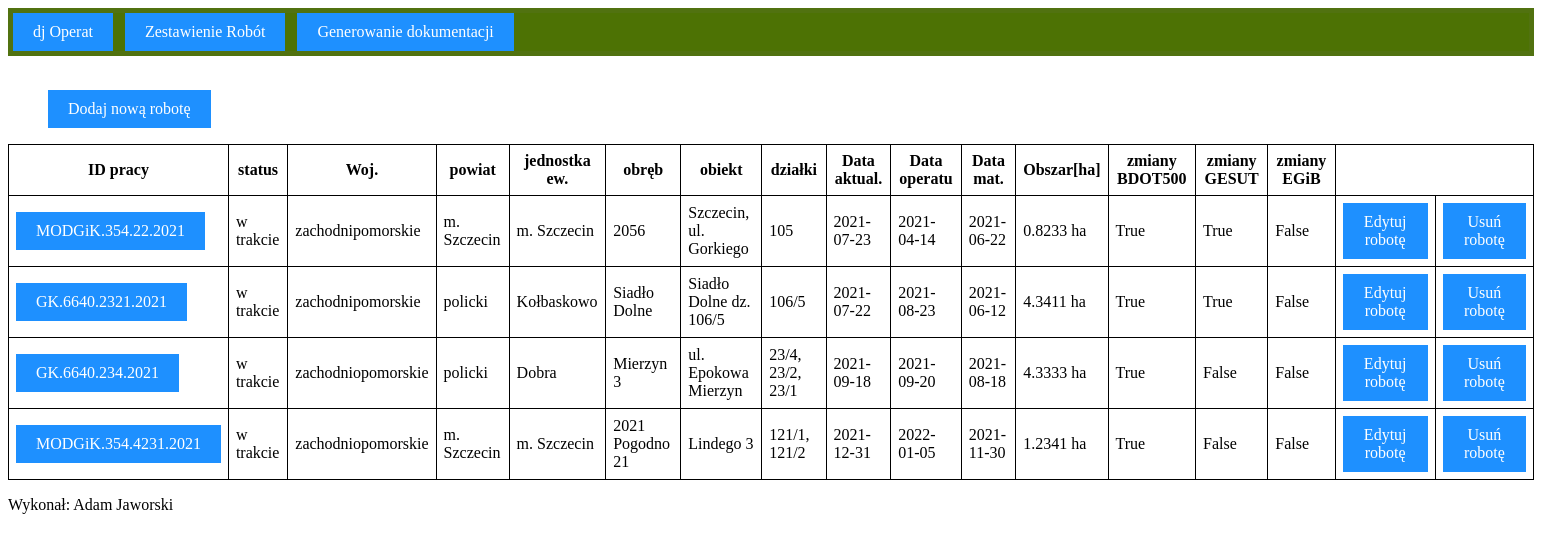
The app's page /zestawienie, older data.
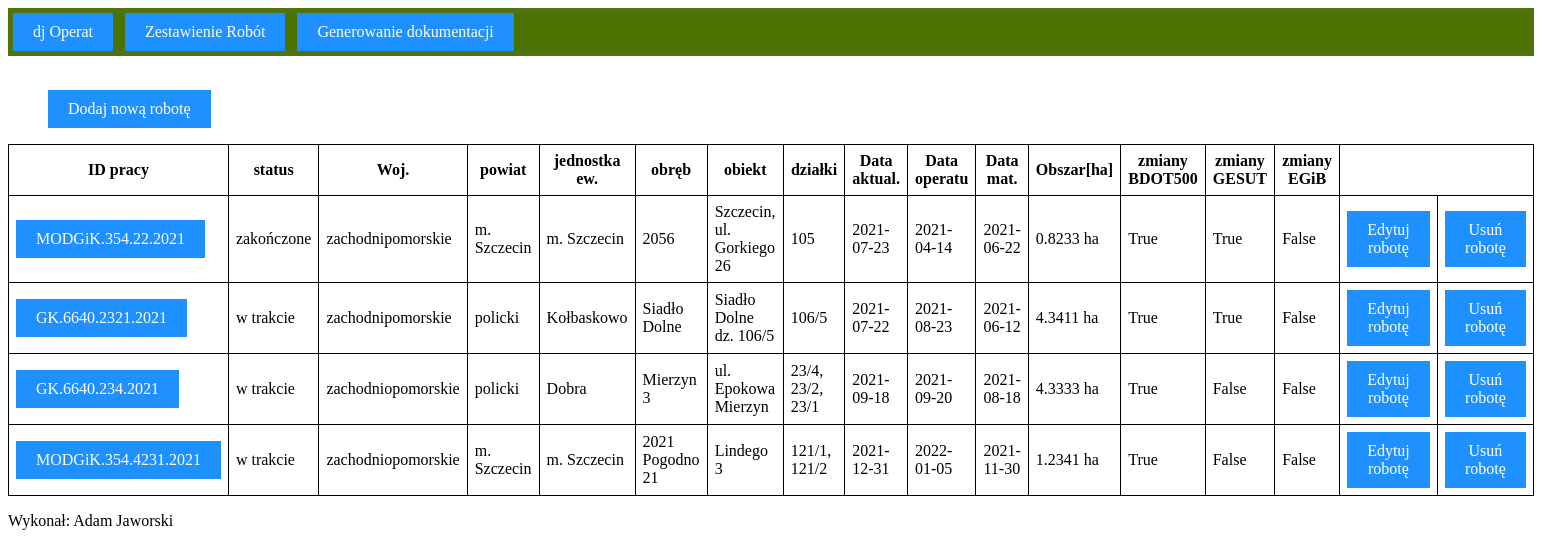
The same page, newer data.
### operat/models.py (models this page shows, shortened)
class Robota(models.Model):
    idpracy=models.CharField(max_length=25, null=True, default='XX.6640.XXXX.RRRR')
    wojew=models.CharField(max_length=50, null=True, default='zachodniopomorskie')
    powiat=models.CharField(max_length=50, null=True)
    jew=models.CharField(max_length=50, null=True)
    obr=models.CharField(max_length=50, null=True)
    obiekt=models.CharField(max_length=100, null=True)
    dzialki=models.CharField(max_length=50, null=True)
    data_aktu=models.CharField(max_length=10, null=True, default='RRRR-MM-DD')
    data_mat=models.CharField(max_length=10, null=True, default='RRRR-MM-DD')
    zmianaBDOT=models.BooleanField(default=False, null=True)
    zmianaGESUT=models.BooleanField(default=False, null=True)
    zmianaEGIB=models.BooleanField(default=False, null=True)
    data_operat=models.CharField(max_length=10, null=True)
    obszar=models.CharField(max_length=50, null=True)
    status=models.CharField(max_length=10, null=True, default='w trakcie')

### operat/views.py (the view)
# urls.py: path('zestawienie', views.zestawienie, name='zestawienie'),
def zestawienie(request):
    listaRobot = Robota.objects.order_by('data_operat')[:10]
    context = {
        "listaRobot": listaRobot,
    }
    return render(request, 'operat/zestawienie.html', context)

### operat/templates/operat/zestawienie.html (shortened to what this page needs)
{% extends "base_layout.html" %}
{% block content %}
<BR>
<main>
    <ul><a href="/nowa">Dodaj nową robotę</a></ul>
    {% if listaRobot %}
        <table>
        <tr><th>ID pracy</th><th>status</th><th>Woj.</th><th>powiat</th>
        <th>jednostka ew.</th><th>obręb</th><th>obiekt</th><th>działki</th>
        <th>Data aktual.</th><th>Data operatu</th><th>Data mat.</th><th>Obszar[ha]</th>
        <th>zmiany BDOT500</th><th>zmiany GESUT</th><th>zmiany EGiB</th>
        </tr>
        {% for lista in listaRobot %}
            <tr>
                <td><a href="/{{lista.id}}/">{{ lista.idpracy }}</a></td>
                <td>{{lista.status}}</td>
                <td>{{lista.wojew}}</td>
                <td>{{lista.powiat}}</td>
                <td>{{lista.jew}}</td>
                <td>{{lista.obr}}</td>
                <td>{{lista.obiekt}}</td>
                <td>{{lista.dzialki}}</td>
                <td>{{lista.data_aktu}}</td>
                <td>{{lista.data_operat}}</td>
                <td>{{lista.data_mat}}</td>
                <td>{{lista.obszar}}</td>
                <td>{{lista.zmianaBDOT}}</td>
                <td>{{lista.zmianaGESUT}}</td>
                <td>{{lista.zmianaEGIB}}</td>
                <td><a href="/{{lista.id}}/edycja">Edytuj robotę</a></td>
                <td><a href="/{{lista.id}}/usuniecie">Usuń robotę</a></td>
            </tr>
        {% endfor %}
        </table>
    {% else %}
        <p>Brak prac geodezyjnych.</p>
    {% endif %}
</main>
{% endblock %}

Row changes from the older to the newer data that the page shows:
changed Robota "0.8233 ha": status "w trakcie" → "zakończone"; obiekt "Szczecin, ul. Gorkiego" → "Szczecin, ul. Gorkiego 26"
